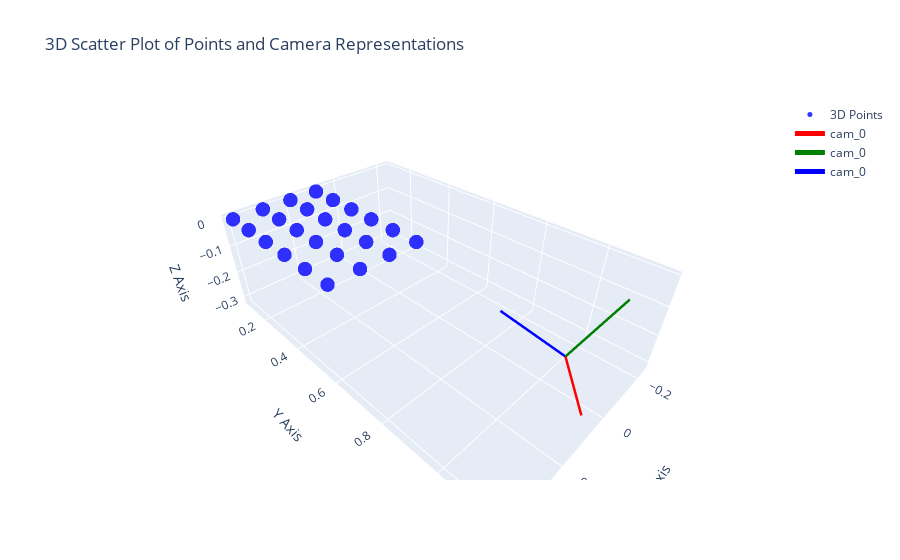

Notebook cell for this chart:
### Markdown cell above
according to [docs](https://docs.opencv.org/4.x/d9/d0c/group__calib3d.html#gab3ab7bb2bdfe7d5d9745bb92d13f9564) the axis conventions are x: red, y: green and z: blue.

### Code cell
import plotly.graph_objects as go
from stl import mesh
def plot_3d_points_and_camera_centers(points, extrinsic_matrices):
    """
    Plots a 3D scatter plot of the given points and camera representations from extrinsic matrices.

    Parameters:
    - points: A 3xN NumPy array, where each column represents a point (x, y, z).
    - extrinsic_matrices: A list of 4x4 NumPy arrays representing the extrinsic matrices for each camera.
    """
    # Ensure points is a NumPy array
    points = np.asarray(points)

    # Check if the input is a 3xN array
    if points.shape[0] != 3:
        raise ValueError("Input points must be a 3xN NumPy array.")

    # Extract x, y, z coordinates
    x = points[0, :]
    y = points[1, :]
    z = points[2, :]

    # Create a 3D scatter plot for the points
    fig = go.Figure(data=[go.Scatter3d(
        x=x,
        y=y,
        z=z,
        mode='markers',
        marker=dict(
            size=5,
            color='blue',  # Marker color for points
            opacity=0.8
        ),
        name='3D Points'
    )])

    def create_camera_cone(extrinsic, name):
        # Transform the cone points using the extrinsic matrix
        rotation_matrix = extrinsic[:3, :3].T
        camera_center = -rotation_matrix @ extrinsic[:3, 3]

        # def rotate_and_translate(vertices, rotation_matrix, translation_vector):
        #     # Apply rotation
        #     rotated_vertices = vertices @ rotation_matrix.T  # Ensure correct shape
        #     # Apply translation
        #     translated_vertices = rotated_vertices + translation_vector
        #     return translated_vertices

        # # Load the STL file
        # your_mesh = mesh.Mesh.from_file('pyramid.stl')

        # # Extract vertices
        # vertices = your_mesh.vectors.reshape(-1, 3)

        # # Rotate and translate the frustum
        # transformed_vertices = rotate_and_translate(vertices, rotation_matrix, camera_center)

        # # Compute forward vector 
        # frustum = go.Mesh3d(
        #     x=transformed_vertices[:, 0],
        #     y=transformed_vertices[:, 1],
        #     z=transformed_vertices[:, 2],
        #     opacity=0.75,
        #     color='blue'
        # )

        # Create axes representing the camera's orientation
        axes_length = 0.25
        x_axis = go.Scatter3d(
            x=[camera_center[0], camera_center[0] + axes_length * rotation_matrix[0, 0]],
            y=[camera_center[1], camera_center[1] + axes_length * rotation_matrix[1, 0]],
            z=[camera_center[2], camera_center[2] + axes_length * rotation_matrix[2, 0]],
            mode='lines',
            line=dict(color='red', width=5),
            name=name
        )

        y_axis = go.Scatter3d(
            x=[camera_center[0], camera_center[0] + axes_length * rotation_matrix[0, 1]],
            y=[camera_center[1], camera_center[1] + axes_length * rotation_matrix[1, 1]],
            z=[camera_center[2], camera_center[2] + axes_length * rotation_matrix[2, 1]],
            mode='lines',
            line=dict(color='green', width=5),
            name=name
        )

        z_axis = go.Scatter3d(
            x=[camera_center[0], camera_center[0] + axes_length * rotation_matrix[0, 2]],
            y=[camera_center[1], camera_center[1] + axes_length * rotation_matrix[1, 2]],
            z=[camera_center[2], camera_center[2] + axes_length * rotation_matrix[2, 2]],
            mode='lines',
            line=dict(color='blue', width=5),
            name=name
        )

        return [x_axis, y_axis, z_axis]

    # Plot camera representations from extrinsic matrices
    for idx, extrinsic in enumerate(extrinsic_matrices):
        # Create the camera cone
        cone_point_objects = create_camera_cone(extrinsic, f"cam_{idx}")

        # Add the cone to the plot
        [fig.add_trace(cone_points) for cone_points in cone_point_objects]

    # Set the layout
    fig.update_layout(
        title='3D Scatter Plot of Points and Camera Representations',
        scene=dict(
            xaxis_title='X Axis',
            yaxis_title='Y Axis',
            zaxis_title='Z Axis'
        )
    )

    # Show the figure in the Jupyter Notebook
    fig.show()


# Define a list of extrinsic matrices (4x4)
extrinsic_matrices = [
    camera_extrinsics
]

# Call the function to plot the points and camera representations
plot_3d_points_and_camera_centers(world_corners.T, extrinsic_matrices)

### Figure 1 — Plotly figure (JSON) as saved in the notebook; plotly's stock layout.template omitted (floating-point values rounded to 4 significant figures)
{"data": [{"marker": {"color": "blue", "opacity": 0.8, "size": 5}, "mode": "markers", "name": "3D Points", "type": "scatter3d", "x": [0.1, 0.2, 0.3, 0.4, 0.1, 0.2, 0.3, 0.4, 0.1, 0.2, 0.3, 0.4, 0.1, 0.2, 0.3, 0.4, 0.1, 0.2, 0.3, 0.4, 0.1, 0.2, 0.3, 0.4], "y": [0.1, 0.1, 0.1, 0.1, 0.2, 0.2, 0.2, 0.2, 0.3, 0.3, 0.3, 0.3, 0.4, 0.4, 0.4, 0.4, 0.5, 0.5, 0.5, 0.5, 0.6, 0.6, 0.6, 0.6], "z": [0, 0, 0, 0, 0, 0, 0, 0, 0, 0, 0, 0, 0, 0, 0, 0, 0, 0, 0, 0, 0, 0, 0, 0]}, {"line": {"color": "red", "width": 5}, "mode": "lines", "name": "cam_0", "type": "scatter3d", "x": [-0.1234, 0.06934], "y": [1.006, 1.162], "z": [-0.3187, -0.2868]}, {"line": {"color": "green", "width": 5}, "mode": "lines", "name": "cam_0", "type": "scatter3d", "x": [-0.1234, -0.2336], "y": [1.006, 1.1], "z": [-0.3187, -0.1153]}, {"line": {"color": "blue", "width": 5}, "mode": "lines", "name": "cam_0", "type": "scatter3d", "x": [-0.1234, -0.008438], "y": [1.006, 0.8346], "z": [-0.3187, -0.1771]}], "layout": {"scene": {"xaxis": {"title": {"text": "X Axis"}}, "yaxis": {"title": {"text": "Y Axis"}}, "zaxis": {"title": {"text": "Z Axis"}}}, "title": {"text": "3D Scatter Plot of Points and Camera Representations"}}}
